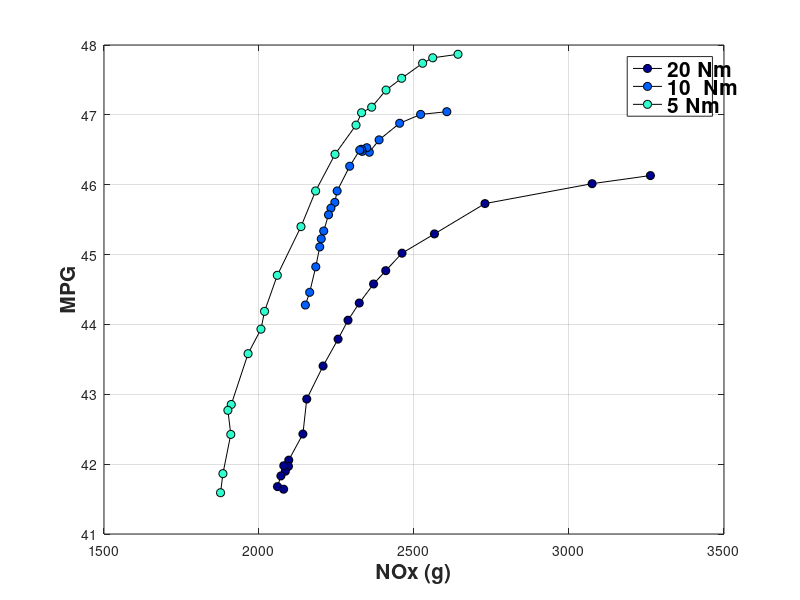
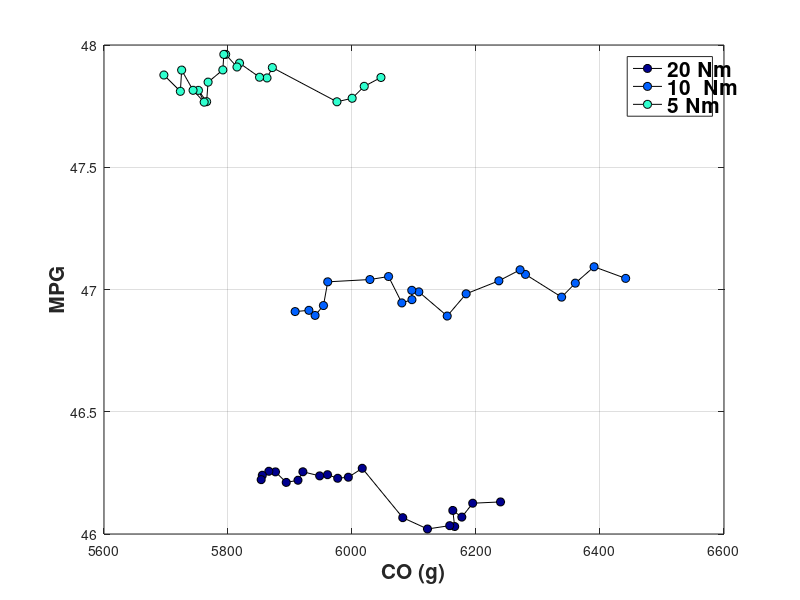
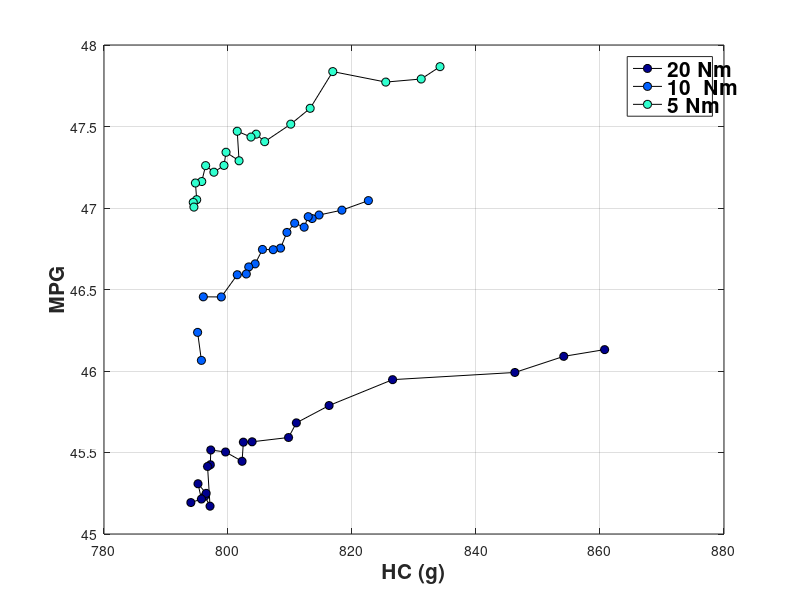
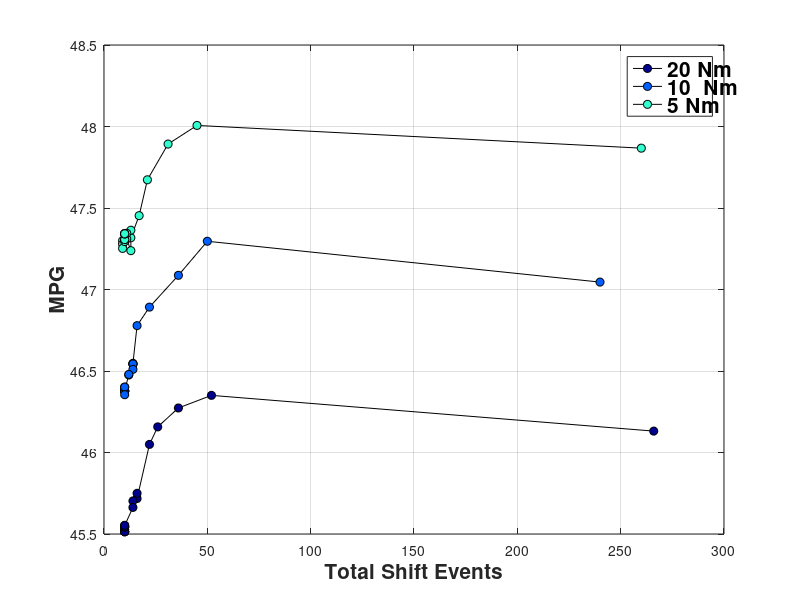

The MATLAB source for these figures, in order:
clear;
clf;
close all;
C = jet;
h = 14;
r=6;
t = 10;
q = 12;  % For colors
start = 1;
stop = 10;
for i = [start, 2,3];
    if i == 1
        load SOC_grid_005_trq_20_NM_HWFET;
        c = '20 Nm';
    elseif i == 2
        load SOC_grid_005_trq_10_NM_HWFET;
        c = '10  Nm';
    elseif i == 3
        load SOC_grid_005_trq_5_NM_HWFET;
        c = '5 Nm';
    elseif i == 4
        load SOC_grid_005_trq_1_NM_HWFET;
        c = '1 Nm';
    elseif i == 5
        load SOC_grid_005_trq_0_5_Nm_HWFET;
        c = '0.5 Nm';
    elseif i == 6
        load SOC_grid_005_interp;
        c = '0.005 lin. interp';
    elseif i == 7
        load SOC_grid_001_interp;
        c = '0.001 lin. interp.';
    elseif i == 8
        load SOC_grid_0005_interp;
        c = '0.0005 lin. interp.';
    elseif i == 9
        load SOC_grid_005_interp_cubic;
        c = '0.005 cubic interp.';
    elseif i == 10
        load SOC_grid_0005_interp_cubic;
        c = '0.0005 cubic. interp.';
    elseif i == 11;
        load SOC_grid_005_interp_full_cyc;
        c = '0.005 line. interp FULL';
    elseif i == 12;
        load SOC_grid_005_interp_lower_weights;
        c = '0.005 line. interp Lower weights';
    elseif i == 13;
        load SOC_grid_005_interp_full_cyc_smooth;
        c = '0.005 line. interp Full CYC Smoothed Data';
    else
        load SOC_grid_001_interp_full_cyc_smooth;
        c = '0.001 line. interp Full CYC Smoothed Data';
    end
    
    if i == start
        leg = {c};
        a = 1;
    else
        leg = {leg{1:a}, c};
        a = a+1;
    end
    
    figure(2)
    plot(result.NOx(1,:),result.mpg(1,:),'-ko',...
        'LineWidth',0.5,...
        'MarkerEdgeColor','k',...
        'MarkerFaceColor',C(a+(a-1)*q,:),...
        'MarkerSize',r)
    grid on
    ylabel('MPG')
    xlabel('NOx (g)')
    legend(leg{1:a})
    set(findall(gcf,'type','text'),'FontSize',15,'fontWeight','bold')
    hold on
    
    figure(3)
    plot(result.CO(2,:),result.mpg(2,:),'-ko',...
        'LineWidth',0.5,...
        'MarkerEdgeColor','k',...
        'MarkerFaceColor',C(a+(a-1)*q,:),...
        'MarkerSize',r)
    grid on
    ylabel('MPG')
    xlabel('CO (g)')
    legend(leg{1:a})
    set(findall(gcf,'type','text'),'FontSize',15,'fontWeight','bold')
    hold on
    
    figure(4)
    plot(result.HC(3,:),result.mpg(3,:),'-ko',...
        'LineWidth',0.5,...
        'MarkerEdgeColor','k',...
        'MarkerFaceColor',C(a+(a-1)*q,:),...
        'MarkerSize',r)
    grid on
    ylabel('MPG')
    xlabel('HC (g)')
    legend(leg{1:a})
    set(findall(gcf,'type','text'),'FontSize',15,'fontWeight','bold')
    hold on
    
    figure(5)
    plot(result.SE(4,:),result.mpg(4,:),'-ko',...
        'LineWidth',0.5,...
        'MarkerEdgeColor','k',...
        'MarkerFaceColor',C(a+(a-1)*q,:),...
        'MarkerSize',r)
    grid on
    ylabel('MPG')
    xlabel('Total Shift Events')
    legend(leg{1:a})
    set(findall(gcf,'type','text'),'FontSize',15,'fontWeight','bold')
    hold on
    
    figure(6)
    plot(result.EE(5,:),result.mpg(5,:),'-ko',...
        'LineWidth',0.5,...
        'MarkerEdgeColor','k',...
        'MarkerFaceColor',C(a+(a-1)*q,:),...
        'MarkerSize',r)
    grid on
    ylabel('MPG')
    xlabel('Total Engine Events')
    legend(leg{1:a})
    set(findall(gcf,'type','text'),'FontSize',15,'fontWeight','bold')
    hold on
end

hold off
set(findall(gcf,'type','text'),'FontSize',15,'fontWeight','bold')

